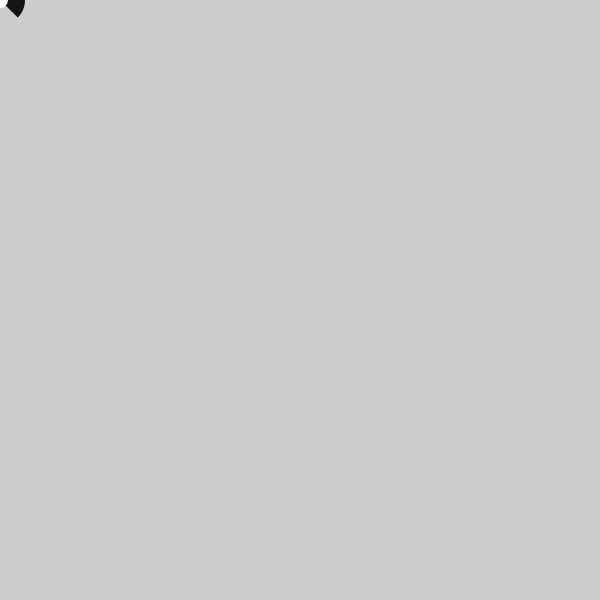
Frame 1 (no input)
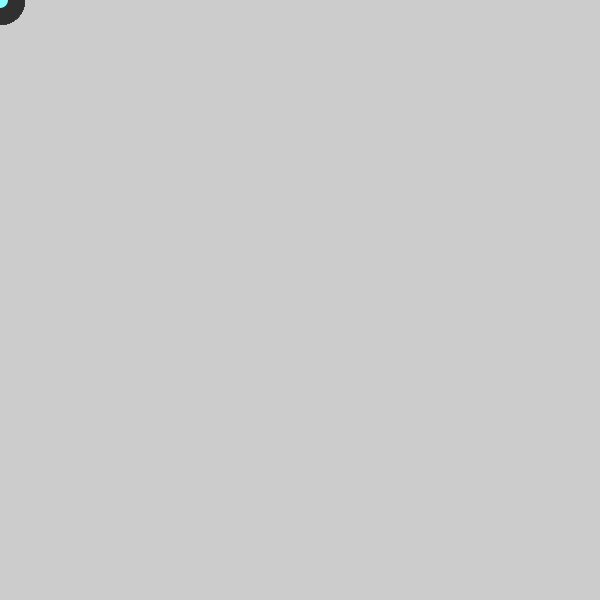
Frame 60 (the mouse pressed at the canvas centre just before this capture)
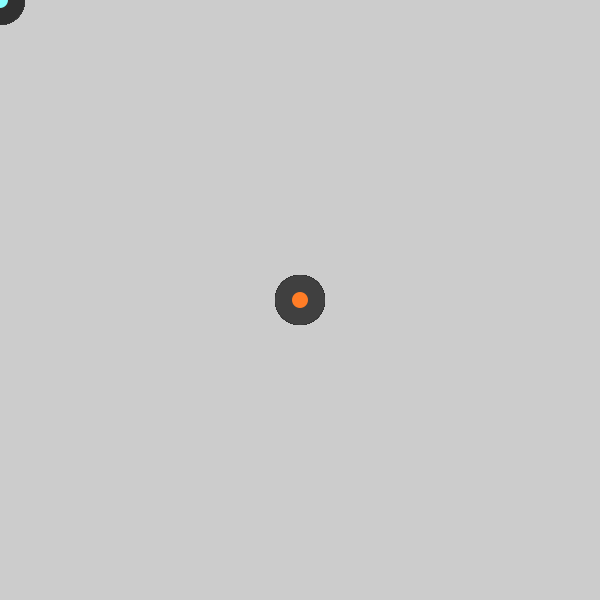
Frame 120 (the mouse held since frame 60 and released just before this capture)

The Processing sketch that drew these frames (run headless with seeded random() and noise(); from frame 60 on, the mouse is pressed at the canvas centre):

// Processing sketch: processing_186481
// ── processing_186481.pde


float px = 0;
 
void setup () {
  size (600, 600);
}
void draw() {
  px +=0.78;
 
 
  if (px>TWO_PI) {
    px=90;
  }
 
  noStroke();
  fill(random(7), random(7), random(7));
  ellipse(mouseX, mouseY, 8, 8);
  fill(random(89));
  arc(mouseX, mouseY, 50, 50, 0, px);
 
  fill(random(1000), random(1000), random(1000));
  ellipse(mouseY, mouseX, 16, 16);
  fill(random(255));
   
  arc(mouseY, mouseX, 50, 50, 100, px);
}
